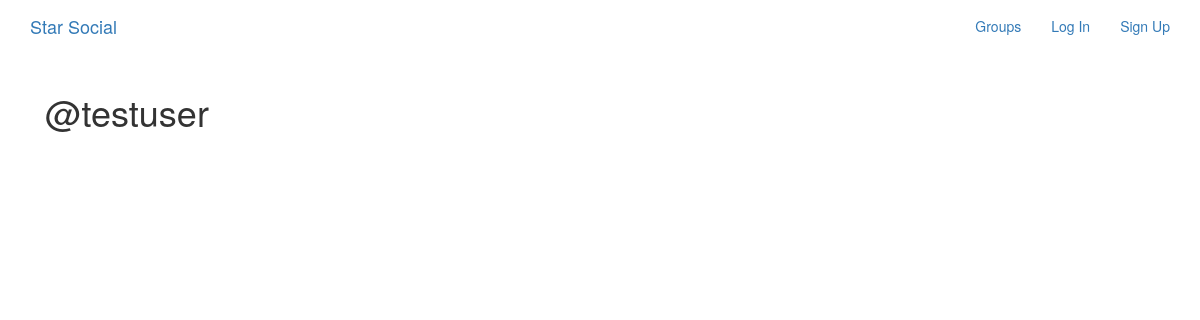
The app's page /posts/by/testuser/, older data.
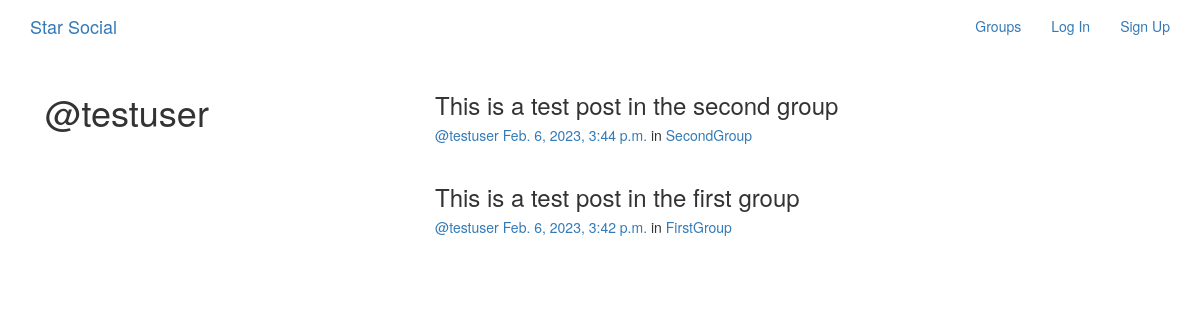
The same page, newer data.
### posts/models.py (models this page shows, shortened)
class Post(models.Model):
    user = models.ForeignKey(User,
                             related_name='posts',
                             on_delete=models.CASCADE,
                             null=True,
                             blank=True)
    created_at = models.DateTimeField(auto_now=True)
    message = models.TextField()
    message_html = models.TextField(editable=False)
    group = models.ForeignKey(Group,
                              related_name='posts',
                              on_delete=models.SET_NULL,
                              null=True,
                              blank=True)
    class Meta:
        ordering = ['-created_at']
        unique_together = ['user', 'message']

### groups/models.py (models this page shows, shortened)
class Group(models.Model):
    name = models.CharField(max_length=100, unique=True)
    slug = models.SlugField(allow_unicode=True, unique=True)
    description = models.TextField(blank=True, default='')
    description_html = models.TextField(editable=False, default='', blank=True)
    members = models.ManyToManyField(User, through='GroupMember')
    class Meta():
        ordering = ['name']

### posts/views.py (the view)
# urls.py: path('by/<str:username>/', views.UserPosts.as_view(), name='for_user'),
class UserPosts(generic.ListView):
    model = models.Post
    template_name = 'posts/user_post_list.html'
    def get_queryset(self):
        try:
            self.post_user = User.objects.prefetch_related('posts').get(username__iexact=self.kwargs.get('username'))
        except User.DoesNotExist:
            raise Http404
        else:
            return self.post_user.posts.all()
    def get_context_data(self, **kwargs):
        context = super().get_context_data(**kwargs)
        context['post_user'] = self.post_user
        return context

### posts/templates/posts/user_post_list.html
{% extends 'posts/post_base.html' %}
{% block prepost %}
    <div class="col-md-4">
        <h1>@{{post_user.username}}</h1>
    </div>
{% endblock prepost %}
{% block post_content %}
    <div class="col-md-8">
        {% for post in post_list %}
            {% include "posts/_post.html" %}
        {% endfor %}
    </div>
{% endblock post_content %}

### posts/templates/posts/_post.html (shortened to what this page needs)
<div class="post media">
    <h3>{{ post.message_html|safe }}</h3>
    <div class="media-body">
        <h5 class="media-heading">
            <span class="username">
                <a href="{% url 'posts:for_user' username=post.user.username %}">@{{ post.user.username }}</a>
            </span>
            <time class="time">
                <a href="{% url 'posts:single' username=post.user.username pk=post.pk %}">{{ post.created_at }}</a>
            </time>
            {% if post.group %}
			    <span class="group-name">in <a href="#">{{ post.group.name }}</a></span>
			{% endif %}
        </h5>
    </div>
</div>

Row changes from the older to the newer data that the page shows:
added Post: message_html "This is a test post in the second group", user.username "testuser", created_at "Feb. 6, 2023, 3:44 p.m.", group.name "SecondGroup"
added Post: message_html "This is a test post in the first group", user.username "testuser", created_at "Feb. 6, 2023, 3:42 p.m.", group.name "FirstGroup"
